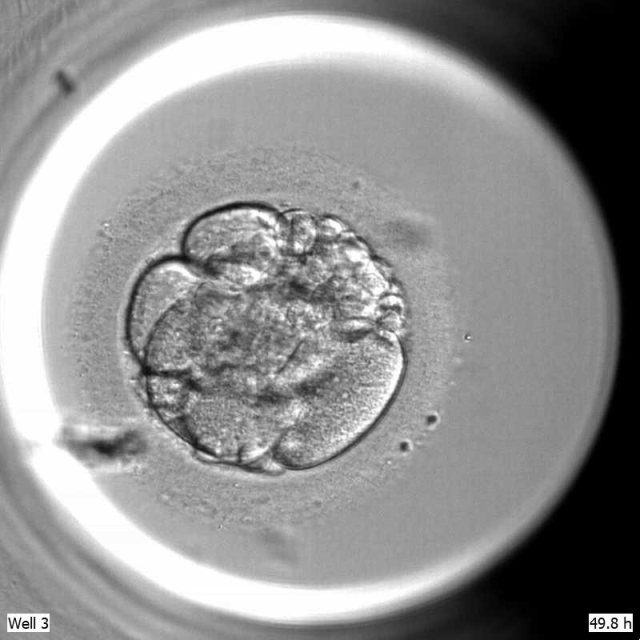
#> input picture tmp/cell_count/original_image.png, 640 x 640 px
$ python -i functions.py   (imports and definitions only)
#> lines starting #> are read from the running program, lines starting #| are printed output that depends on the picture; after the words box and inside, x2 and y2 are one past the last pixel; in counts of white or black regions, pixels touching at a corner belong together
import cv2
import numpy as np
from pathlib import Path
import os
import matplotlib.pyplot as plt
from PIL import Image
import statistics
import sys
from scipy.ndimage import generic_filter
from skimage.feature import graycomatrix, graycoprops
from sklearn.cluster import KMeans
from skimage.segmentation import watershed
from skimage.feature import peak_local_max
from scipy import ndimage as ndi
from skimage.filters.rank.generic import threshold
from skimage import filters
from skimage.filters.rank import entropy
from skimage.morphology import disk

# [115 lines left out: functions diameter, center, hull, intersection, polar_img, radius and 2 more, not called in this run]

# Functions for Embryo_video

def is_low(num, mini, maxi):
    return ((num-mini)/(maxi-mini)) <0.1


def n_window(list_values,N):
    windw=[]
    for i in range(1,len(list_values)):
        if list_values[i-1]!=list_values[i]:
            windw.append(i+N)
    return windw

def window(list_values,N):
    mean_smooth=np.convolve(list_values, np.ones(N)/N, mode='same')[N:-N]
    mins=is_low(mean_smooth, min(mean_smooth), max(mean_smooth))
    return n_window(mins,N)


# [7 lines left out: function cnt_elipse, not called in this run]


def intensity_profile(img):
    img=no_back(img)
    N=50
    y,x=img.shape
    mean_row=[np.mean(fila) for fila in img]
    mean_col=[np.mean(img[:,i]) for i in range(0,x)]
    Y=window(mean_row,N)
    X=window(mean_col,N)
    if len(X)>1 and len(Y)>1:
        return (X[0],X[1],Y[0],Y[1])
    else:
        return (0,0,0,0)

def watershed_seg(img): #mask dtype bool
    thresh_nucleo=cv2.threshold(img,0,255,cv2.THRESH_BINARY+cv2.THRESH_OTSU)[1]
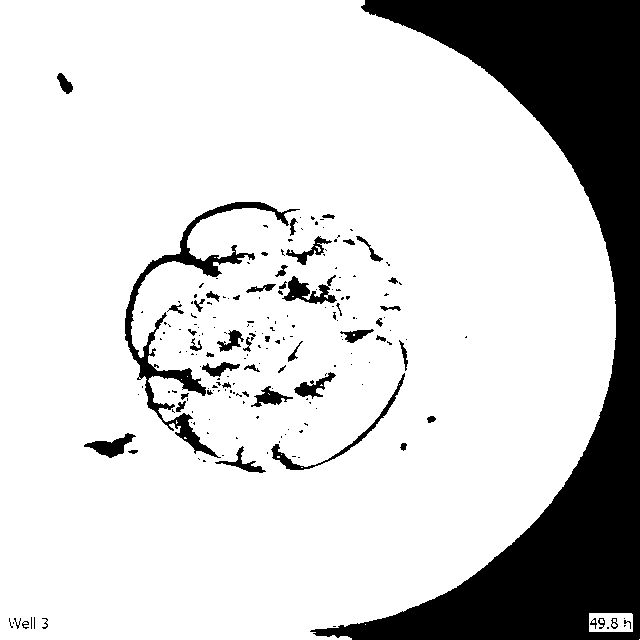
#> thresh_nucleo: shape (640, 640); 81.8% white; 198 black regions (143 under 20 px), largest, box (x1, y1, x2, y2) and area: (310, 0, 640, 640) 63218, (125, 202, 300, 458) 4472, (271, 373, 405, 470) 777
    dist = ndi.distance_transform_edt(thresh_nucleo)
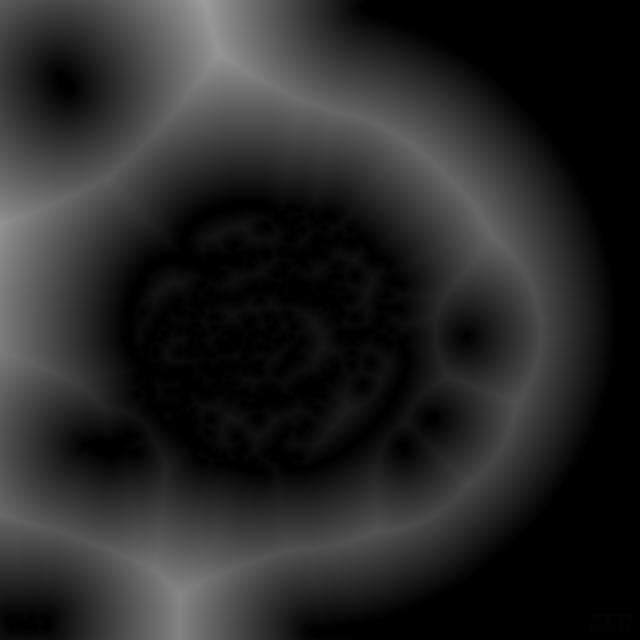
#> dist: shape (640, 640) float64; min 0, max 157.1, mean 39
    dist_visual = dist.copy()
    local_max=peak_local_max(dist, min_distance=1, labels=thresh_nucleo)
#> local_max = 1225 pairs, first value 1 to 638, second value 1 to 632
    mask_ = np.zeros(dist.shape, dtype=bool)
    mask_[tuple(local_max.T)] = True
    markers, _ = ndi.label(mask_)
    markers = cv2.watershed(cv2.cvtColor(img,cv2.COLOR_GRAY2RGB),markers)
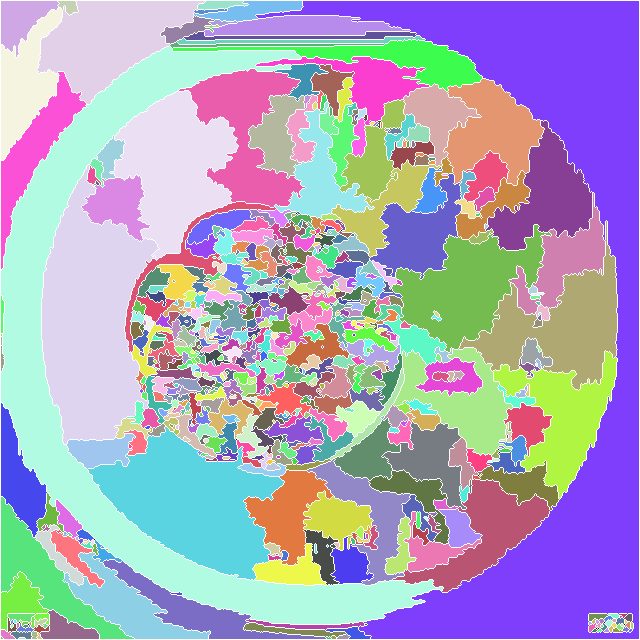
#> markers: shape (640, 640) int32; 866 distinct labels, from -1 to 864; one colour per label, 0 black, -1 white
    return markers


def no_back(img):
    markers=watershed_seg(img)
    for i in np.unique(markers[[1,-2],:]):
        if np.mean(img[markers==i])<np.mean(img.flatten())/2 and i!=-1:
            img[markers==i]=np.mean(img.flatten())
#> this loop made 21 passes
#> i on passes 1, 8, 9, 10, 11, 12, 13, 14, 15, 16, 17, 18: -1, 738, 852, 853, 854, 855, 856, 857, 858, 859, 860, 861
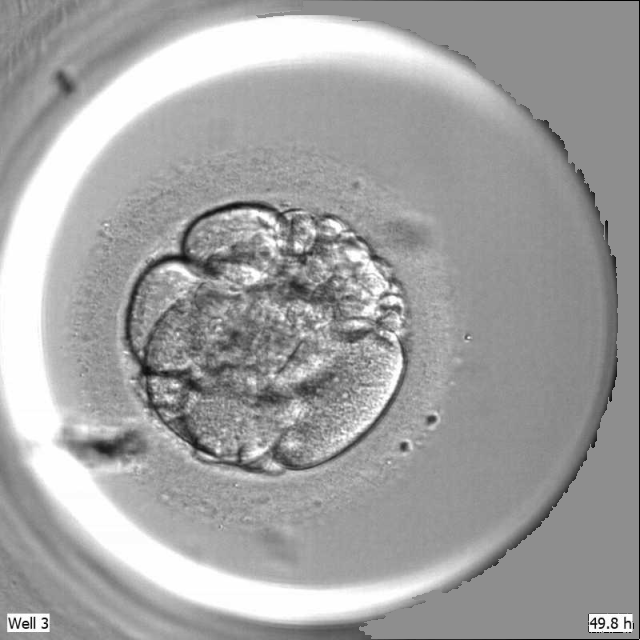
#> img: shape (640, 640); min 0, max 255, mean 161.7
    return img


# [23 lines left out: function draw_pn, not called in this run]

def counting_pronuclei(cropped_frame):
    mask=np.zeros_like(cropped_frame)
    X_0,X_1,Y_0,Y_1=intensity_profile(cropped_frame)
#> in intensity_profile, `mean_row=[np.mean(fila) for fila in img]`: mean_row = 640 values, max 191 at index 54, min 87.88 at index 639, mean 161.7
#> in intensity_profile, `mean_col=[np.mean(img[:,i]) for i in range(0,x)]`: mean_col = 640 values, max 202.7 at index 40, min 0.333 at index 639, mean 161.7
#> in window, `mean_smooth=np.convolve(list_values, np.ones(N)/N, mode='same')[N:-N]`: mean_smooth = 540 values, max 184.8 at index 4, min 150.4 at index 303, mean 161.1
#> after the loop in n_window, `for i in range(1,len(list_values)):`: windw = [303, 400]
#> in intensity_profile, `X=window(mean_col,N)`: X = [536]
#> X_0 = 0; X_1 = 0; Y_0 = 0; Y_1 = 0
    if X_1> 0:
        pn=cropped_frame[Y_0:Y_1,X_0:X_1]
        pn=255*(1-draw_pn(pn))
        pn=cropped_frame[Y_0:Y_1,X_0:X_1]
        pn=255*(1-draw_pn(pn))
        mask[Y_0:Y_1,X_0:X_1]=pn
    num_labels, _ = cv2.connectedComponents(mask)
#> num_labels = 1
#> mask: shape (640, 640); every value is 0
    return num_labels -1

# [10 lines left out: function n_cells_cleaning, not called in this run]

>>> import cv2
>>> picture = cv2.imread('../../tmp/cell_count/original_image.png', cv2.IMREAD_GRAYSCALE)
>>> result = counting_pronuclei(picture)
#> result = 0
